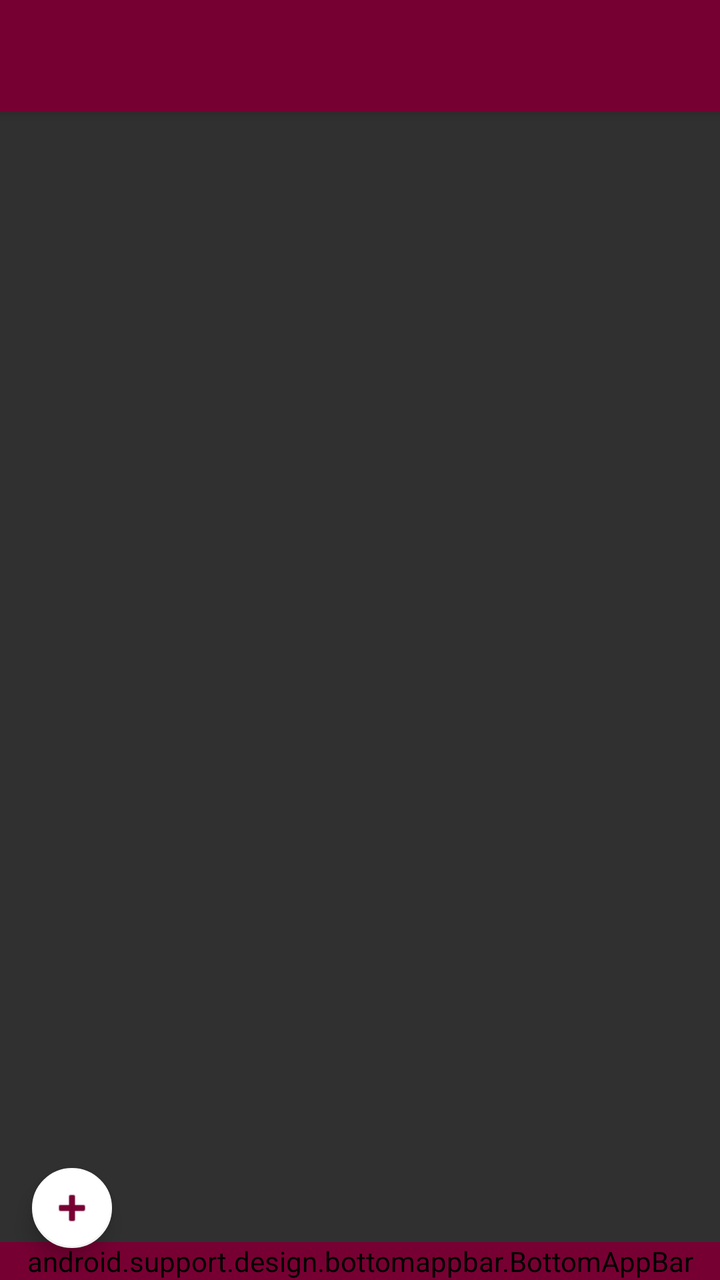
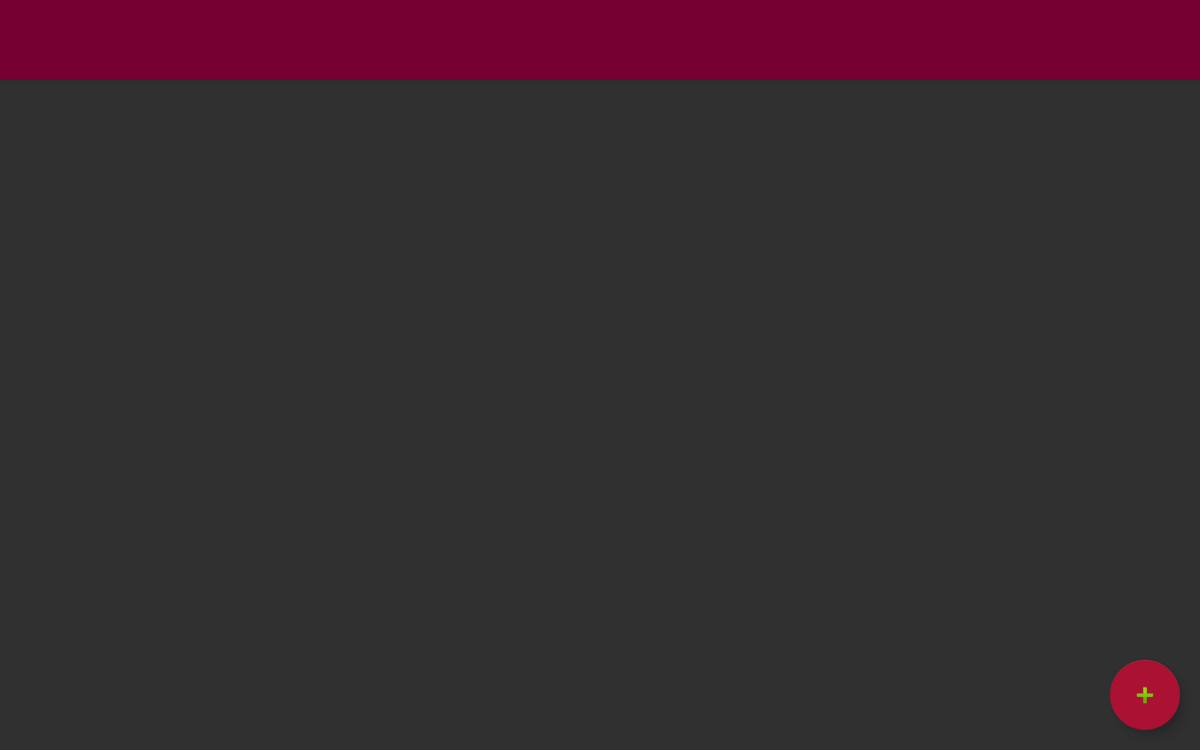

Compare how this app lays out the same screen by default and in its alternative resource folder. The renders come first, then the two layout files and the values they reference.
<!-- AndroidManifest.xml: application theme AppTheme.NoActionBar -->
<!-- res/layout/list.xml -->
<?xml version="1.0" encoding="utf-8"?>
<android.support.design.widget.CoordinatorLayout xmlns:android="http://schemas.android.com/apk/res/android"
    xmlns:app="http://schemas.android.com/apk/res-auto"
    xmlns:tools="http://schemas.android.com/tools"
    android:layout_width="match_parent"
    android:layout_height="match_parent"
    tools:context=".Activities.MainActivity">

    <android.support.design.widget.AppBarLayout
        android:layout_width="match_parent"
        android:layout_height="wrap_content"
        android:background="@drawable/header"
        android:theme="@style/AppTheme.AppBarOverlay">

        <android.support.v7.widget.Toolbar
            android:id="@+id/toolbar"
            android:layout_width="match_parent"
            android:layout_height="?attr/actionBarSize"
            android:background="@color/colorPrimary"
            app:popupTheme="@style/AppTheme.PopupOverlay" />

    </android.support.design.widget.AppBarLayout>

    <LinearLayout xmlns:android="http://schemas.android.com/apk/res/android"
        xmlns:app="http://schemas.android.com/apk/res-auto"
        xmlns:tools="http://schemas.android.com/tools"
        android:layout_width="match_parent"
        android:layout_height="match_parent"
        android:layout_marginBottom="@dimen/bottom_border"
        android:orientation="vertical"
        app:layout_behavior="@string/appbar_scrolling_view_behavior">

        <android.support.v7.widget.RecyclerView xmlns:android="http://schemas.android.com/apk/res/android"
            xmlns:app="http://schemas.android.com/apk/res-auto"
            xmlns:tools="http://schemas.android.com/tools"
            android:id="@+id/list"
            android:name="com.planner.removal.removalplanner.AufgabeDetailFragment"
            android:layout_width="match_parent"
            android:layout_height="match_parent"
            android:layout_marginLeft="0dp"
            android:layout_marginRight="5dp"
            android:layout_marginBottom="10sp"
            app:layoutManager="LinearLayoutManager"
            tools:context=".Activities.MainActivity"
            tools:listitem="@layout/list_row_content" />

    </LinearLayout>

    <include
        layout="@layout/bottombar"
        android:layout_width="match_parent"
        android:layout_height="match_parent" />

    

</android.support.design.widget.CoordinatorLayout>
<!-- res/layout/list_row_content.xml (included above) -->
<RelativeLayout xmlns:android="http://schemas.android.com/apk/res/android"
    xmlns:app="http://schemas.android.com/apk/res-auto"
    android:id="@+id/list_row_content"
    android:layout_width="fill_parent"
    android:divider="@color/colorPrimary"
    android:dividerHeight="1px"
    android:layout_height="63sp"
    android:descendantFocusability="blocksDescendants"
    android:padding="3dip">

    <CheckBox
        android:id="@+id/checkBox"
        android:layout_width="wrap_content"
        android:layout_height="@dimen/list_row_image_height"
        android:layout_alignParentLeft="true"
        android:layout_alignParentTop="true"
        android:layout_marginTop="5sp"
        android:layout_marginRight="3sp"
        android:scaleX="1"
        android:scaleY="1"
        android:text=""
        android:textAppearance="?android:attr/textAppearanceMedium"
        app:buttonTint="@drawable/checkbox_state_list" />


    <TableRow
        android:id="@+id/table"
        android:layout_width="wrap_content"
        android:layout_height="wrap_content"
        android:layout_toRightOf="@id/checkBox"
        android:gravity="top"
        android:weightSum="10">

        <TextView
            android:id="@+id/name"
            android:layout_height="match_parent"
            android:layout_marginLeft="2sp"
            android:layout_marginRight="2sp"
            android:layout_toRightOf="@id/checkBox"
            android:layout_weight="5"
            android:gravity="center"
            android:lineSpacingExtra="2sp"
            android:maxLines="2"
            android:text="@string/placeholder_name"
            android:textColor="#ffffff"
            android:textSize="14sp" />

        <android.support.v7.widget.AppCompatImageView
            android:id="@+id/icon_fav_haupt"
            android:layout_width="wrap_content"
            android:layout_height="@dimen/list_row_image_height"
            android:layout_marginTop="4sp"
            android:layout_marginLeft="2sp"
            android:layout_marginRight="2sp"
            android:layout_toLeftOf="@id/meta"
            android:adjustViewBounds="false"
            app:srcCompat="@android:drawable/btn_star_big_off" />

        <RelativeLayout xmlns:android="http://schemas.android.com/apk/res/android"
            android:id="@+id/meta"
            android:layout_width="fill_parent"
            android:layout_height="wrap_content"
            android:layout_alignParentRight="true"
            android:layout_marginEnd="2dp"
            android:layout_marginRight="2dp"
            android:layout_weight="5"
            android:weightSum="3"
            android:descendantFocusability="blocksDescendants"
            android:gravity="top">

            <TextView
                android:id="@+id/typ"
                android:layout_width="match_parent"
                android:layout_height="@dimen/list_row_content_part"
                android:layout_marginTop="0dip"
                android:layout_marginRight="1dip"
                android:gravity="end"
                android:maxLines="1"
                android:text="@string/placeholder_type"
                android:textAppearance="?android:attr/textAppearanceSmall"
                android:textColor="#ffeaefff" />

            <TextView
                android:id="@+id/termin"
                android:layout_width="match_parent"
                android:layout_height="@dimen/list_row_content_part"
                android:layout_below="@id/typ"
                android:layout_marginTop="0dip"
                android:layout_marginRight="1dip"
                android:gravity="end"
                android:maxLines="1"
                android:text="@string/placeholder_date"
                android:textAppearance="?android:attr/textAppearanceSmall"
                android:textColor="#ff33ee33" />

            <TextView
                android:id="@+id/kosten"
                android:layout_width="match_parent"
                android:layout_height="@dimen/list_row_content_part"
                android:layout_below="@id/termin"
                android:layout_marginTop="0dip"
                android:layout_alignParentRight="true"
                android:layout_marginRight="1dip"
                android:adjustViewBounds="true"
                android:gravity="end"
                android:maxLines="1"
                android:text="@string/placeholder_costs"
                android:textAppearance="?android:attr/textAppearanceSmall"
                android:textColor="#ffffaa" />
        </RelativeLayout>

        <android.support.v7.widget.AppCompatImageView
            android:id="@+id/delete_task_icon"
            android:layout_width="wrap_content"
            android:layout_height="@dimen/list_row_image_height"
            android:layout_marginLeft="2dip"
            android:layout_marginTop="4sp"
            android:layout_toRightOf="@id/table"
            android:adjustViewBounds="false"
            app:srcCompat="@android:drawable/ic_menu_delete" />

    </TableRow>
</RelativeLayout>
<!-- res/layout/bottombar.xml (included above) -->
<?xml version="1.0" encoding="utf-8"?>
<android.support.constraint.ConstraintLayout
    xmlns:android="http://schemas.android.com/apk/res/android"
    xmlns:app="http://schemas.android.com/apk/res-auto"
    xmlns:tools="http://schemas.android.com/tools"
    android:layout_width="match_parent"
    android:layout_height="match_parent">

    <android.support.design.widget.CoordinatorLayout
        android:layout_width="match_parent"
        android:layout_height="match_parent">

        <android.support.design.bottomappbar.BottomAppBar
            android:id="@+id/bottom_app_bar"
            android:layout_width="match_parent"
            android:layout_height="wrap_content"
            android:layout_gravity="bottom"
            android:layout_marginTop="50dp"
            app:backgroundTint="@color/colorPrimaryDark"
            app:fabAlignmentMode="center"
            app:fabCradleVerticalOffset="0dp"
            app:fabAttached="true"
            app:fabCradleDiameter="20dp"/>

        <android.support.design.widget.FloatingActionButton
            android:id="@+id/fab"
            android:layout_width="wrap_content"
            android:layout_height="wrap_content"
            android:background="@drawable/fab"
            android:layout_margin="@dimen/fab_margin"
            android:layout_gravity="bottom|center"
            app:fabSize="mini"
            app:backgroundTint="@color/colorWhite"
            android:tint="@color/colorPrimaryDark"
            app:rippleColor="@android:color/black"
            app:borderWidth="1dp"
            app:layout_anchor="@id/bottom_app_bar"
            app:srcCompat="@android:drawable/ic_input_add" />

    </android.support.design.widget.CoordinatorLayout>

</android.support.constraint.ConstraintLayout>
<!-- resources referenced by this layout -->
<resources>
  <color name="colorPrimary">#770033</color>
  <color name="colorPrimaryDark">#770033</color>
  <color name="colorWhite">#FFFFFF</color>
  <dimen name="fab_margin">16dp</dimen>
  <dimen name="list_row_content_part">20sp</dimen>
  <dimen name="list_row_image_height">50sp</dimen>
  <!-- drawable checkbox_state_list (drawable) -->
  <?xml version="1.0" encoding="utf-8"?>
  <selector xmlns:android="http://schemas.android.com/apk/res/android">
      <item android:color="@color/colorGreen" android:state_checked="true"/>
      <item android:color="@color/colorWhite" android:state_checked="false"/>
  </selector>
  <!-- drawable fab (drawable) -->
  <?xml version="1.0" encoding="utf-8"?>
  <shape xmlns:android="http://schemas.android.com/apk/res/android"
      android:innerRadius="0dp"
      android:shape="ring"
      android:thicknessRatio="2"
      android:useLevel="false" >
      <solid android:color="@android:color/transparent" />
  
      
  </shape>
  <!-- drawable header (drawable) -->
  <?xml version="1.0" encoding="utf-8"?>
  <layer-list xmlns:android="http://schemas.android.com/apk/res/android" >
  
      <item android:bottom="1dp">
          <shape
              android:dither="true"
              android:shape="rectangle" >
              <gradient
                  android:angle="270"
                  android:endColor="#AA770033"
                  android:startColor="#770033" />
  
              <size android:height="5dp" />
          </shape>
      </item>
  </layer-list>
  <string name="placeholder_costs">Kosten</string>
  <string name="placeholder_date">Termin</string>
  <string name="placeholder_name">Name der Aufgabe</string>
  <string name="placeholder_type">Kategorie</string>
  <style name="AppTheme.AppBarOverlay" parent="ThemeOverlay.AppCompat.Dark.ActionBar">
          <item name="windowActionBar">false</item>
          <item name="windowNoTitle">true</item>
          
      </style>
  <style name="AppTheme.PopupOverlay" parent="ThemeOverlay.AppCompat.Light" />
  <style name="AppTheme.NoActionBar">
          <item name="windowActionBar">false</item>
          <item name="windowNoTitle">true</item>
      </style>
  <color name="colorGreen">#00FF60</color>
</resources>
<!-- res/layout-w800dp/list.xml (the author's variant of the layout above) -->
<!-- drawn on a 7-inch tablet turned sideways -->
<?xml version="1.0" encoding="utf-8"?>
<android.support.design.widget.CoordinatorLayout xmlns:android="http://schemas.android.com/apk/res/android"
    xmlns:app="http://schemas.android.com/apk/res-auto"
    xmlns:tools="http://schemas.android.com/tools"
    android:layout_width="match_parent"
    android:layout_height="match_parent"
    tools:context=".Activities.MainActivity">

    <android.support.design.widget.AppBarLayout
        android:layout_width="match_parent"
        android:layout_height="wrap_content"
        android:theme="@style/AppTheme.AppBarOverlay">

        <android.support.v7.widget.Toolbar
            android:id="@+id/top_toolbar"
            android:layout_width="match_parent"
            android:layout_height="?attr/actionBarSize"
            android:background="@color/colorPrimary"
            app:popupTheme="@style/AppTheme.PopupOverlay" />

    </android.support.design.widget.AppBarLayout>

    <RelativeLayout xmlns:android="http://schemas.android.com/apk/res/android"
        xmlns:app="http://schemas.android.com/apk/res-auto"
        xmlns:tools="http://schemas.android.com/tools"
        android:layout_width="match_parent"
        android:layout_height="match_parent"
        android:weightSum="2"
        android:orientation="horizontal"
        app:layout_behavior="@string/appbar_scrolling_view_behavior">

        <android.support.v7.widget.RecyclerView xmlns:android="http://schemas.android.com/apk/res/android"
            xmlns:app="http://schemas.android.com/apk/res-auto"
            xmlns:tools="http://schemas.android.com/tools"
            android:id="@+id/list"
            android:name="com.planner.removal.removalplanner.AufgabeDetailFragment"
            android:layout_width="400dp"
            android:layout_height="match_parent"
            android:layout_weight="1"
            android:layout_marginLeft="5dp"
            android:layout_marginRight="5dp"
            app:layoutManager="LinearLayoutManager"
            tools:context=".Activities.MainActivity"
            tools:listitem="@layout/list_row_content" />

        <LinearLayout xmlns:android="http://schemas.android.com/apk/res/android"
            xmlns:app="http://schemas.android.com/apk/res-auto"
            xmlns:tools="http://schemas.android.com/tools"
            android:layout_width="match_parent"
            android:layout_height="match_parent"
            android:layout_toRightOf="@id/list"
            android:layout_weight="1"
            android:orientation="horizontal"
            app:layout_behavior="@string/appbar_scrolling_view_behavior">

            <FrameLayout
                android:id="@+id/task_detail_container"
                android:layout_width="match_parent"
                android:layout_toRightOf="@id/list"
                android:layout_height="match_parent" />

        </LinearLayout>


    </RelativeLayout>

    <android.support.design.widget.FloatingActionButton
        android:id="@+id/fab"
        android:layout_width="wrap_content"
        android:layout_height="wrap_content"
        android:layout_gravity="bottom|end"
        android:layout_margin="@dimen/fab_margin"
        android:theme="@style/AlertDialog.AppCompat"
        app:srcCompat="@android:drawable/ic_input_add" />

</android.support.design.widget.CoordinatorLayout>
<!-- resources referenced by the variant -->
<!-- as a 7-inch tablet turned sideways resolves them -->
<resources>
  <color name="colorPrimary">#770033</color>
  <dimen name="fab_margin">16dp</dimen>
  <dimen name="list_row_content_part">20sp</dimen>
  <dimen name="list_row_image_height">50sp</dimen>
  <!-- drawable checkbox_state_list (drawable) -->
  <?xml version="1.0" encoding="utf-8"?>
  <selector xmlns:android="http://schemas.android.com/apk/res/android">
      <item android:color="@color/colorGreen" android:state_checked="true"/>
      <item android:color="@color/colorWhite" android:state_checked="false"/>
  </selector>
  <string name="placeholder_costs">Kosten</string>
  <string name="placeholder_date">Termin</string>
  <string name="placeholder_name">Name der Aufgabe</string>
  <string name="placeholder_type">Kategorie</string>
  <style name="AppTheme.AppBarOverlay" parent="ThemeOverlay.AppCompat.Dark.ActionBar">
          <item name="windowActionBar">false</item>
          <item name="windowNoTitle">true</item>
          
      </style>
  <style name="AppTheme.PopupOverlay" parent="ThemeOverlay.AppCompat.Light" />
  <style name="AppTheme.NoActionBar">
          <item name="windowActionBar">false</item>
          <item name="windowNoTitle">true</item>
      </style>
  <color name="colorGreen">#00FF60</color>
  <color name="colorWhite">#FFFFFF</color>
</resources>
